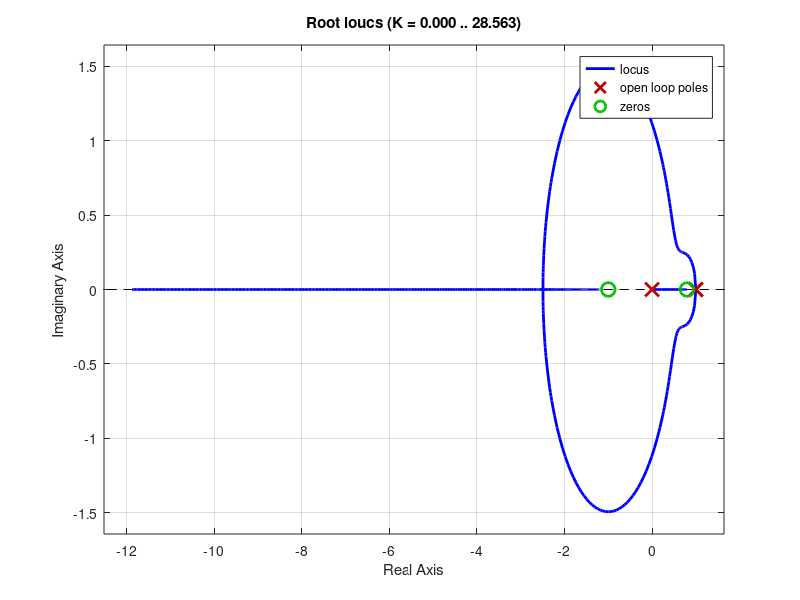

Here is the MATLAB script that generated this plot:
%% Disk drive Jury's criterion, root locus

G = tf([1], [1,0,0]);
H = c2d(G, 1);
Fb = tf([1, -0.8], [1, 0], 1);

figure(1)
clf
rlocus(Fb*H)

% The critical gain
K = 35/18;

pole(feedback(H, K*Fb))
abs(pole(feedback(H, K*Fb)))
